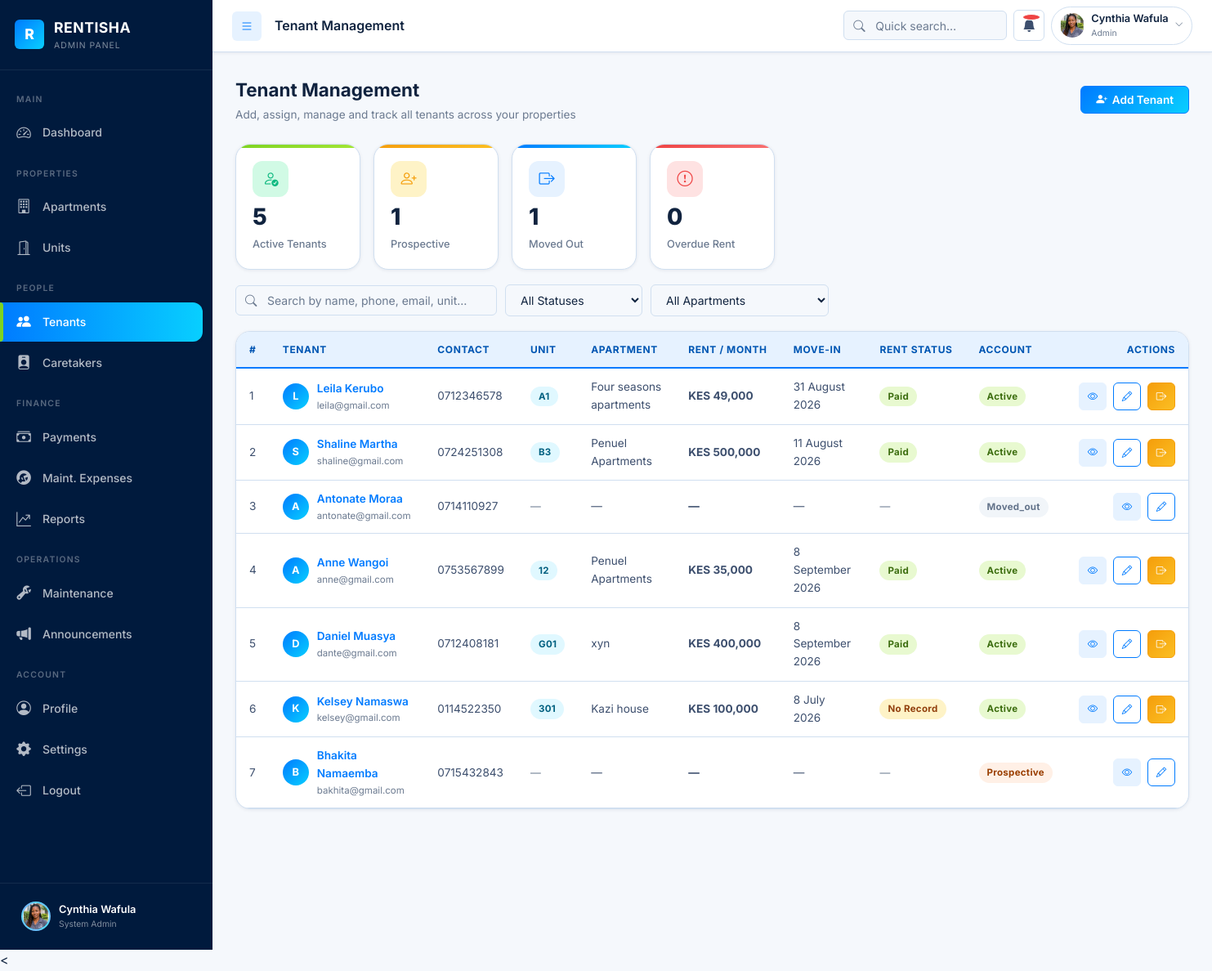
The app's page /admin/tenants.php (signed in) with its own data.
### tables this page shows
CREATE TABLE `users` (
  `id` int(10) UNSIGNED NOT NULL,
  `full_name` varchar(120) NOT NULL,
  `email` varchar(180) NOT NULL,
  `phone` varchar(20) DEFAULT NULL,
  `id_number` varchar(30) DEFAULT NULL COMMENT 'National ID or Passport',
  `password_hash` varchar(255) NOT NULL,
  `role` enum('admin','caretaker','tenant') NOT NULL,
  `status` enum('active','inactive','suspended','prospective','moved_out','terminated','pending_setup','pending_approval') NOT NULL DEFAULT 'pending_setup',
  `must_change_password` tinyint(1) NOT NULL DEFAULT 0 COMMENT '1 = force password change on next login',
  `avatar` varchar(255) DEFAULT NULL COMMENT 'Relative path to profile image',
  `emergency_contact` varchar(200) DEFAULT NULL,
  `preferred_apartment_id` int(10) UNSIGNED DEFAULT NULL COMMENT 'Tenant preference set during self-registration',
  `preferred_unit_type` varchar(60) DEFAULT NULL COMMENT 'Unit type preferred on registration',
  `notes` text DEFAULT NULL COMMENT 'Free-text notes from registration form',
  `created_at` datetime NOT NULL DEFAULT current_timestamp(),
  `updated_at` datetime DEFAULT NULL ON UPDATE current_timestamp()
);

CREATE TABLE `units` (
  `id` int(10) UNSIGNED NOT NULL,
  `apartment_id` int(10) UNSIGNED NOT NULL,
  `unit_number` varchar(20) NOT NULL,
  `unit_type` enum('Bedsitter','Studio','Self-Contained','1 Bedroom','2 Bedroom','3 Bedroom','4 Bedroom','Penthouse','Maisonette','Shop','Office','Other') NOT NULL DEFAULT '1 Bedroom',
  `floor` tinyint(3) UNSIGNED DEFAULT 0,
  `bathrooms` tinyint(3) UNSIGNED DEFAULT 1,
  `monthly_rent` decimal(10,2) NOT NULL,
  `deposit` decimal(10,2) DEFAULT 0.00,
  `status` enum('Vacant','Occupied','Under Maintenance') NOT NULL DEFAULT 'Vacant',
  `features` longtext DEFAULT NULL COMMENT 'Array of amenity strings' CHECK (json_valid(`features`)),
  `notes` text DEFAULT NULL,
  `created_at` datetime NOT NULL DEFAULT current_timestamp(),
  `updated_at` datetime DEFAULT NULL ON UPDATE current_timestamp()
);

CREATE TABLE `tenant_units` (
  `id` int(10) UNSIGNED NOT NULL,
  `tenant_id` int(10) UNSIGNED NOT NULL,
  `unit_id` int(10) UNSIGNED NOT NULL,
  `move_in_date` date DEFAULT NULL COMMENT 'Actual move-in date',
  `move_out_date` date DEFAULT NULL COMMENT 'Actual move-out date',
  `lease_start` date DEFAULT NULL,
  `lease_end` date DEFAULT NULL,
  `monthly_rent` decimal(10,2) DEFAULT NULL COMMENT 'Rent locked in at time of assignment',
  `deposit_amount` decimal(10,2) DEFAULT 0.00 COMMENT 'Deposit amount',
  `deposit_paid` tinyint(1) DEFAULT 0 COMMENT '1=paid, 0=not paid',
  `deposit_paid_date` date DEFAULT NULL,
  `notes` text DEFAULT NULL,
  `status` enum('active','moved_out','terminated') NOT NULL DEFAULT 'active',
  `created_at` datetime NOT NULL DEFAULT current_timestamp(),
  `updated_at` datetime DEFAULT NULL ON UPDATE current_timestamp()
);

### admin/tenants.php (the view, shortened to what the rows shown need)
<?php
require_once '../includes/db_helpers.php';
$filterStatus = $_GET['status'] ?? '';
$filterApt    = (int)($_GET['apt'] ?? 0) ?: null;
$tenants    = getTenants($filterStatus ?: null, $filterApt);
$viewTenant = null;
?>
<!DOCTYPE html>
<html lang="en">
<head>
  <link rel="stylesheet" href="https://cdn.jsdelivr.net/npm/bootstrap-icons@1.11.3/font/bootstrap-icons.min.css">
  <link rel="stylesheet" href="../assets/css/style.css">
</head>
<body>
<div class="rms-shell">
  <div class="main-content" id="mainContent">
    <div class="page-content">
      <?php if ($viewTenant): ?>
      <div class="page-header">
        <div>
          <h1><?= htmlspecialchars($viewTenant['full_name']) ?></h1>
          <p>
            <span class="badge <?= statusBadgeClass($viewTenant['status']) ?>"><?= ucfirst($viewTenant['status']) ?></span>
            &nbsp;<?= $viewTenant['apartment_name'] !== '—' ? htmlspecialchars($viewTenant['apartment_name'] . ' · Unit ' . $viewTenant['unit_number']) : 'No active unit' ?>
          </p>
        </div>
        <div class="d-flex gap-2">
          <a href="tenants.php" class="btn btn-outline btn-sm"><i class="bi bi-arrow-left"></i> Back</a>
          <?php if ($viewTenant['status'] === 'active' && $viewTenant['unit_id']): ?>
          <button class="btn btn-warning btn-sm" data-modal-open="moveOutModal">
            <i class="bi bi-box-arrow-right"></i> Process Move-Out
          </button>
          <?php endif; ?>
          <?php if ($viewTenant['status'] === 'active' && !$viewTenant['unit_id']): ?>
          <button class="btn btn-primary btn-sm" data-modal-open="moveInModal">
            <i class="bi bi-house-door"></i> Assign Unit
          </button>
          <?php endif; ?>
        </div>
      </div>
      <div class="grid-2 mb-4">
        <div class="card">
          <div class="card-header">
            <h3 class="card-title"><i class="bi bi-person-circle"></i> Personal Information</h3>
            <button class="btn btn-outline btn-sm" onclick="openEditTenantModal(<?= htmlspecialchars(json_encode($viewTenant)) ?>)">
              <i class="bi bi-pencil"></i> Edit
            </button>
          </div>
          <div class="card-body">
            <div style="display:flex;align-items:center;gap:14px;margin-bottom:18px;">
              <?php if ($viewTenant['avatar']): ?>
              <img src="../<?= htmlspecialchars($viewTenant['avatar']) ?>" style="width:64px;height:64px;border-radius:50%;object-fit:cover;border:2px solid var(--primary);" alt="">
              <?php else: ?>
              <div style="width:64px;height:64px;border-radius:50%;background:linear-gradient(135deg,#007BFF,#08CFFF);display:flex;align-items:center;justify-content:center;color:#fff;font-size:1.5rem;font-weight:800;">
                <?= strtoupper(substr($viewTenant['full_name'],0,1)) ?>
              </div>
              <?php endif; ?>
              <div>
                <div style="font-size:1.1rem;font-weight:700;"><?= htmlspecialchars($viewTenant['full_name']) ?></div>
                <div style="font-size:.8rem;color:var(--text-muted);">Registered <?= formatDate($viewTenant['registered_at']) ?></div>
              </div>
            </div>
            <?php $info = [
              ['Phone',    $viewTenant['phone'],              'bi-phone'],
              ['Email',    $viewTenant['email'],              'bi-envelope'],
              ['Apartment',$viewTenant['apartment_name'],     'bi-building'],
              ['Unit',     $viewTenant['unit_number'],        'bi-door-open'],
              ['Unit Type',$viewTenant['unit_type'] ?? '—',   'bi-house'],
              ['Monthly Rent', $viewTenant['unit_id'] ? formatKES($viewTenant['unit_rent'] ?? 0) : '—', 'bi-cash'],
              ['Move-in Date', formatDate($viewTenant['move_in_date']),   'bi-calendar-check'],
              ['Move-out Date',formatDate($viewTenant['move_out_date']),  'bi-calendar-x'],
              ['Caretaker',   $viewTenant['caretaker_name'] ?? '—',      'bi-person-badge'],
              ['Emergency',   $viewTenant['emergency_contact'] ?? '—',   'bi-telephone-plus'],
            ]; ?>
            <table style="width:100%;border-collapse:collapse;font-size:.85rem;">
              <?php foreach ($info as [$label,$val,$icon]): ?>
              <tr style="border-bottom:1px solid var(--border);">
                <td style="padding:7px 0;color:var(--text-muted);width:38%;"><i class="bi <?= $icon ?>" style="margin-right:5px;"></i><?= $label ?></td>
                <td style="padding:7px 0;font-weight:600;"><?= htmlspecialchars($val ?? '—') ?></td>
              </tr>
              <?php endforeach; ?>
            </table>
          </div>
        </div>
        <div>
          <?php if ($tenantOutstanding['total'] > 0): ?>
          <div class="alert alert-danger mb-4">
            <i class="bi bi-exclamation-triangle-fill"></i>
            <div>
              <strong>Outstanding Balance: <?= formatKES($tenantOutstanding['total']) ?></strong><br>
              <span style="font-size:.82rem;">
                Earliest unpaid:
                <?= $tenantOutstanding['earliest']['month'] ?? '' ?>
                <?= $tenantOutstanding['earliest']['year']  ?? '' ?>
              </span>
            </div>
          </div>
          <?php endif; ?>
          <div class="card mb-4">
            <div class="card-header">
              <h3 class="card-title"><i class="bi bi-calendar3"></i> <?= date('Y') ?> Payment Record</h3>
              <a href="payments.php?tenant=<?= $viewTenant['id'] ?>" class="btn btn-secondary btn-sm">Full History</a>
            </div>
            <div class="card-body">
              <div class="months-grid">
                <?php foreach ($tenantYearly as $month => $p): ?>
                <div class="month-cell <?= $p['status'] ? strtolower($p['status']) : '' ?>">
                  <div class="month-name"><?= substr($month,0,3) ?></div>
                  <div class="month-amount" style="font-size:.78rem;">
                    <?= $p['amount'] ? formatKES($p['amount']) : '—' ?>
                  </div>
                  <div class="month-status" style="margin-top:4px;">
                    <?php if ($p['status'] === 'Paid'): ?>
                      <span class="badge badge-paid" style="font-size:.6rem;">Paid</span>
                    <?php elseif ($p['status'] === 'Pending'): ?>
                      <span class="badge badge-pending" style="font-size:.6rem;">Due</span>
                    <?php elseif ($p['status'] === 'Overdue'): ?>
                      <span class="badge badge-overdue" style="font-size:.6rem;">Late</span>
                    <?php else: ?>
                      <span style="color:var(--text-muted);font-size:.68rem;">—</span>
                    <?php endif; ?>
                  </div>
                </div>
                <?php endforeach; ?>
              </div>
            </div>
          </div>
          <div class="card">
            <div class="card-header">
              <h3 class="card-title"><i class="bi bi-wrench"></i> Maintenance (<?= count($tenantMaint) ?>)</h3>
            </div>
            <div class="card-body" style="padding:10px;">
              <?php if (empty($tenantMaint)): ?>
              <p style="color:var(--text-muted);font-size:.85rem;text-align:center;padding:10px;">No maintenance requests.</p>
              <?php else: ?>
                <?php foreach (array_slice($tenantMaint,0,3) as $m): ?>
                <div style="display:flex;justify-content:space-between;align-items:center;padding:8px 0;border-bottom:1px solid var(--border);font-size:.83rem;">
                  <span><?= htmlspecialchars($m['title']) ?></span>
                  <span class="badge <?= statusBadgeClass($m['status']) ?>"><?= $m['status'] ?></span>
                </div>
                <?php endforeach; ?>
              <?php endif; ?>
            </div>
          </div>
        </div>
      </div>
      <?php else: ?>
      <div class="page-header">
        <div>
          <h1>Tenant Management</h1>
        </div>
      </div>
      <div class="card">
        <div class="card-body p-0">
          <div class="table-wrapper">
            <table class="rms-table" id="tenantTable">
              <thead>
                <tr>
                  <th>#</th>
                  <th>Tenant</th>
                  <th>Contact</th>
                  <th>Unit</th>
                  <th>Apartment</th>
                  <th>Rent / Month</th>
                  <th>Move-in</th>
                  <th>Rent Status</th>
                  <th>Account</th>
                  <th class="col-actions">Actions</th>
                </tr>
              </thead>
              <tbody>
                <?php if (empty($tenants)): ?>
                <tr>
                  <td colspan="10" style="text-align:center;padding:36px;color:var(--text-muted);">
                    <i class="bi bi-people" style="font-size:2.5rem;display:block;margin-bottom:8px;"></i>
                    No tenants found<?= $filterStatus ? ' with status "'.htmlspecialchars($filterStatus).'"' : '' ?>.
                    <?php if (!$filterStatus): ?>
                    <br><a href="#" data-modal-open="addTenantModal">Add the first tenant</a>.
                    <?php endif; ?>
                  </td>
                </tr>
                <?php else: ?>
                  <?php foreach ($tenants as $i => $t): ?>
                  <tr>
                    <td><?= $i + 1 ?></td>
                    <td>
                      <div style="display:flex;align-items:center;gap:10px;">
                        <?php if ($t['avatar']): ?>
                        <img src="../<?= htmlspecialchars($t['avatar']) ?>" style="width:32px;height:32px;border-radius:50%;object-fit:cover;flex-shrink:0;" alt="">
                        <?php else: ?>
                        <div style="width:32px;height:32px;border-radius:50%;background:linear-gradient(135deg,#007BFF,#08CFFF);display:flex;align-items:center;justify-content:center;color:#fff;font-weight:700;font-size:.8rem;flex-shrink:0;">
                          <?= strtoupper(substr($t['full_name'],0,1)) ?>
                        </div>
                        <?php endif; ?>
                        <div>
                          <a href="tenants.php?view=<?= $t['id'] ?>" style="font-weight:600;color:var(--primary);">
                            <?= htmlspecialchars($t['full_name']) ?>
                          </a>
                          <div style="font-size:.72rem;color:var(--text-muted);"><?= htmlspecialchars($t['email'] ?? '') ?></div>
                        </div>
                      </div>
                    </td>
                    <td><?= htmlspecialchars($t['phone'] ?? '—') ?></td>
                    <td>
                      <?php if ($t['unit_number'] && $t['unit_number'] !== '—'): ?>
                      <span class="badge badge-info"><?= htmlspecialchars($t['unit_number']) ?></span>
                      <?php else: ?><span class="text-muted fs-sm">—</span><?php endif; ?>
                    </td>
                    <td><?= htmlspecialchars($t['apartment_name'] ?? '—') ?></td>
                    <td class="fw-bold">
                      <?= ($t['unit_rent'] || $t['assigned_rent']) ? formatKES($t['unit_rent'] ?? $t['assigned_rent']) : '—' ?>
                    </td>
                    <td><?= formatDate($t['move_in_date']) ?></td>
                    <td>
                      <?php if ($t['rent_status']): ?>
                        <span class="badge <?= statusBadgeClass($t['rent_status']) ?>"><?= $t['rent_status'] ?></span>
                      <?php elseif ($t['status'] === 'active'): ?>
                        <span class="badge badge-pending">No Record</span>
                      <?php else: ?>
                        <span class="text-muted fs-sm">—</span>
                      <?php endif; ?>
                    </td>
                    <td>
                      <span class="badge <?= statusBadgeClass($t['status']) ?>"><?= ucfirst($t['status']) ?></span>
                    </td>
                    <td class="col-actions">
                      <div class="d-flex gap-2" style="justify-content:flex-end;">
                        <a href="tenants.php?view=<?= $t['id'] ?>" class="btn btn-secondary btn-sm btn-icon" title="View"><i class="bi bi-eye"></i></a>
                        <button class="btn btn-outline btn-sm btn-icon" title="Edit"
                          onclick="openEditTenantModal(<?= htmlspecialchars(json_encode($t)) ?>)">
                          <i class="bi bi-pencil"></i>
                        </button>
                        <?php if ($t['status']==='active' && $t['unit_id']): ?>
                        <button class="btn btn-warning btn-sm btn-icon" title="Move Out"
                          onclick="openMoveOutModal(<?= $t['id'] ?>, '<?= htmlspecialchars($t['full_name']) ?>', '<?= htmlspecialchars($t['unit_number']) ?>')">
                          <i class="bi bi-box-arrow-right"></i>
                        </button>
                        <?php endif; ?>
                      </div>
                    </td>
                  </tr>
                  <?php endforeach; ?>
                <?php endif; ?>
              </tbody>
            </table>
          </div>
        </div>
      </div>
      <?php endif;  ?>
    </div>
  </div>
</div>
</body>
</html>

### records on screen
users: full_name "L", full_name "Leila Kerubo", email "leila@gmail.com", phone "0712346578", unit_number "A1", apartment_name "Four seasons apartments", units.monthly_rent "KES 49,000", tenant_units.move_in_date "31 August 2026", rent_status "Paid", status "Active"
users: full_name "S", full_name "Shaline Martha", email "shaline@gmail.com", phone "0724251308", unit_number "B3", apartment_name "Penuel Apartments", units.monthly_rent "KES 500,000", tenant_units.move_in_date "11 August 2026", rent_status "Paid", status "Active"
users: full_name "A", full_name "Antonate Moraa", email "antonate@gmail.com", phone "0714110927", apartment_name "—", move_in_date "—", status "Moved_out"
users: full_name "A", full_name "Anne Wangoi", email "anne@gmail.com", phone "0753567899", unit_number "12", apartment_name "Penuel Apartments", units.monthly_rent "KES 35,000", tenant_units.move_in_date "8 September 2026", rent_status "Paid", status "Active"
users: full_name "D", full_name "Daniel Muasya", email "dante@gmail.com", phone "0712408181", unit_number "G01", apartment_name "xyn", units.monthly_rent "KES 400,000", tenant_units.move_in_date "8 September 2026", rent_status "Paid", status "Active"
users: full_name "K", full_name "Kelsey Namaswa", email "kelsey@gmail.com", phone "0114522350", unit_number "301", apartment_name "Kazi house", units.monthly_rent "KES 100,000", tenant_units.move_in_date "8 July 2026", shows "No Record", status "Active"
users: full_name "B", full_name "Bhakita Namaemba", email "bakhita@gmail.com", phone "0715432843", apartment_name "—", move_in_date "—", status "Prospective"

### other values on screen
$_SESSION['name'] "Cynthia Wafula"
$pageTitle "Tenant Management"
$userName "Cynthia Wafula"
$roleBadge['label'] "Admin"
$cntActive "5"
$cntProsp "1"
$cntMoved "1"
$cntOverdue "0"
